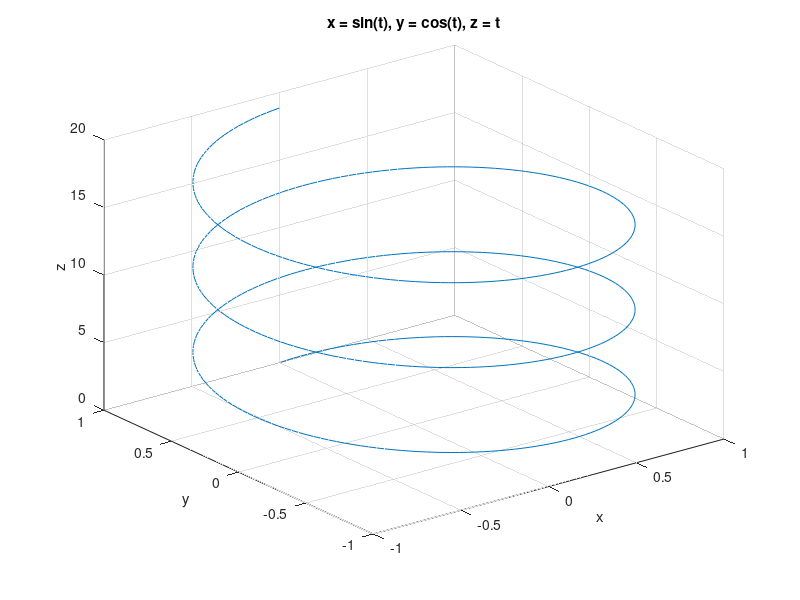

MATLAB code for this plot:
%% Plot a Parametric Curve
% Plot this parametric curve over the domain $[0,6\pi]$.
% 
% $$x = \sin(t),\;\; y = \cos(t), \;\; z = t$$
% 

% Copyright 2015 The MathWorks, Inc.


ezplot3('sin(t)','cos(t)','t',[0,6*pi])